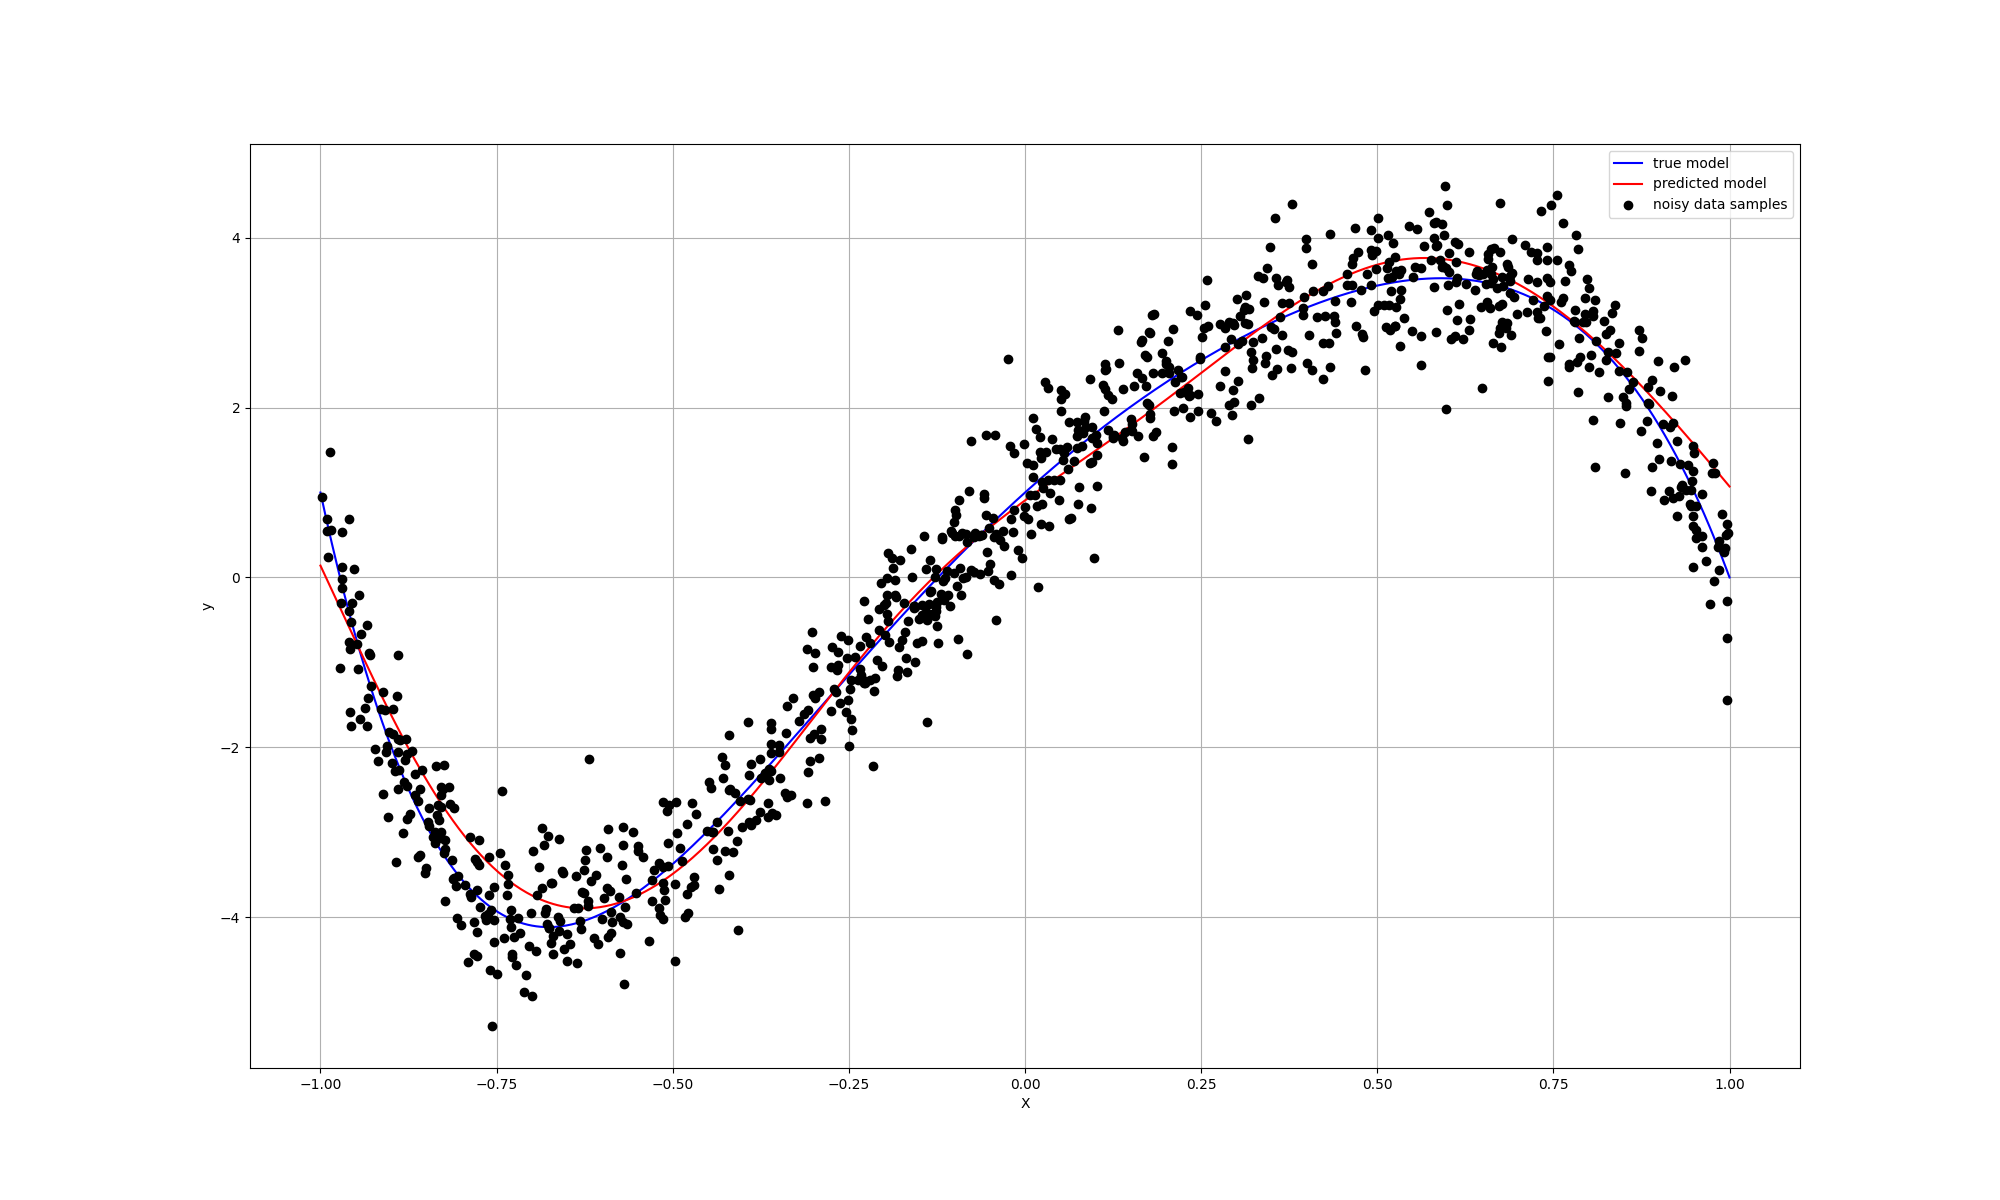

This figure's Python source:
""" This file contains functions and demonstrations
    of a toy example of a regression problem.
"""

import numpy as np
import matplotlib.pyplot as plt
import tqdm

def generate_data(f, n_samples=100, noise_std=0.1):
    """ Generate data for a regression problem.

    Args:
        f: function to generate data for.
        n_samples: number of samples to generate.
        noise_std: standard deviation of noise.

    Returns:
        X: numpy array of shape (n_samples, 1)
        y: numpy array of shape (n_samples, 1)
    """
    X = np.random.uniform(-1.0, 1.0, (n_samples, 1))
    y = f(X) + np.random.normal(0, noise_std, (n_samples, 1))
    return X, y

class L2Loss(object):
    """ L2 loss function.
    """
    def __call__(self, y_pred, y_true):
        """ Compute the loss.

        Args:
            y_pred: numpy array of shape (n_samples, 1)
            y_true: numpy array of shape (n_samples, 1)

        Returns:
            loss: float
        """
        loss = np.mean((y_pred - y_true)**2)
        return loss

class PolynomialRegression(object):
    """ Polynomial regression model.
    """
    def __init__(self, n_hidden, n_output):
        """ Initialize the MLP.

        Args:
            n_hidden: number of hidden units
            n_output: number of output units
        """
        self.n_hidden = n_hidden
        self.n_output = n_output

        # Initialize weights
        self.W1 = np.random.normal(0, 0.1, (self.n_hidden, 1))
        self.b1 = np.zeros((self.n_hidden, 1))
        self.W2 = np.random.normal(0, 0.1, (self.n_output, self.n_hidden))
        self.b2 = np.zeros((self.n_output, 1))

        # parameters for backprop
        self.cache = {}

    def forward(self, X):
        """ Forward pass.

        Args:
            X: numpy array of shape (n_samples, 1)

        Returns:
            y_pred: numpy array of shape (n_samples, 1)
        """
        # Hidden layer
        z1 = np.dot(self.W1, X) + self.b1
        a1 = np.tanh(z1)

        # Output layer
        z2 = np.dot(self.W2, a1) + self.b2
        y_pred = z2

        # store intermediate results for backprop
        self.cache['X'] = X
        self.cache['z1'] = z1
        self.cache['a1'] = a1
        self.cache['z2'] = z2

        return y_pred

    def backward(self, y_true):
        """ Backward pass.

        Args:
            y_true: numpy array of shape (n_samples, 1)

        Returns:
            grads: dictionary of gradients
        """
        # Initialize gradients
        grads = {}
        grads['dW1'] = np.zeros_like(self.W1)
        grads['db1'] = np.zeros_like(self.b1)
        grads['dW2'] = np.zeros_like(self.W2)
        grads['db2'] = np.zeros_like(self.b2)

        # Output layer gradients
        dz2 = 2 * (self.cache['z2'] - y_true)
        grads['dW2'] = np.dot(dz2, self.cache['a1'].T)
        grads['db2'] = np.sum(dz2, axis=1, keepdims=True)

        # Hidden layer gradients
        dz1 = np.dot(self.W2.T, dz2) * (1 - self.cache['a1']**2)
        grads['dW1'] = np.dot(dz1, self.cache['X'].T)
        grads['db1'] = np.sum(dz1, axis=1, keepdims=True)

        return grads

    def update_params(self, grads, learning_rate=0.01):
        """ Update the parameters.

        Args:
            grads: dictionary of gradients
            learning_rate: learning rate
        """
        self.W1 -= learning_rate * grads['dW1']
        self.b1 -= learning_rate * grads['db1']
        self.W2 -= learning_rate * grads['dW2']
        self.b2 -= learning_rate * grads['db2']

    def update_params_momentum(self, grads, learning_rate=0.01, momentum=0.9):
        """ Update the parameters with momentum.

        Args:
            grads: dictionary of gradients
            learning_rate: learning rate
            momentum: momentum
        """
        if not hasattr(self, 'v'):
            self.v = {}
            self.v = {k: grads[k] for k, v in grads.items()}

        self.v['dW1'] = momentum * self.v['dW1'] + (1 - momentum) * grads['dW1']
        self.v['db1'] = momentum * self.v['db1'] + (1 - momentum) * grads['db1']
        self.v['dW2'] = momentum * self.v['dW2'] + (1 - momentum) * grads['dW2']
        self.v['db2'] = momentum * self.v['db2'] + (1 - momentum) * grads['db2']

        self.W1 -= learning_rate * self.v['dW1']
        self.b1 -= learning_rate * self.v['db1']
        self.W2 -= learning_rate * self.v['dW2']
        self.b2 -= learning_rate * self.v['db2']

    def fit(self, X, y, n_epochs=100, learning_rate=0.01,
            batch_size=1, verbose=False):
        """ Fit the model.

        Args:
            X: numpy array of shape (n_samples, 1)
            y: numpy array of shape (n_samples, 1)
            n_epochs: number of epochs
            learning_rate: learning rate
            batch_size: batch size
            verbose: verbosity
        """
        # Initialize loss
        loss = 0.0

        # Initialize number of batches
        n_batches = int(np.ceil(X.shape[0] / batch_size))

        # Loop over epochs
        pbar = tqdm.tqdm(range(n_epochs))
        for epoch in pbar:
            for i in range(n_batches):
                # Get batch
                batch_start = i * batch_size
                batch_end = batch_start + batch_size

                # Get batch data
                X_batch = X[batch_start:batch_end].T
                y_batch = y[batch_start:batch_end].T

                # Forward pass
                y_pred = self.forward(X_batch)

                # Compute loss
                loss = L2Loss()(y_pred, y_batch)

                # Backward pass
                grads = self.backward(y_batch)

                # Update parameters
                self.update_params_momentum(grads, learning_rate)

            # Print loss
            if verbose:
                pbar.set_description('Epoch %3d: loss = %.6f' % (epoch + 1, loss))

def train_model():
    """ Train the model.
    """
    # generate data
    n_samples = 1000
    coeffs = [1.0, 7.5, -5.0, -1.0, 4.5, -7.0]
    # polynomial function
    f = lambda x: sum(coeffs[i] * x**i for i in range(len(coeffs)))
    X, y = generate_data(f, noise_std=0.5, n_samples=n_samples)
    
    # train model
    model = PolynomialRegression(n_hidden=10, n_output=1)
    model.fit(X, y, n_epochs=50, learning_rate=0.007, batch_size=2, verbose=True)
    
    # plot model
    plt.figure(figsize=(20, 12))
    x_plot = np.linspace(-1.0, 1.0, n_samples)
    y_plot = f(x_plot)
    y_pred = [model.forward(x.reshape(-1, 1)) for x in x_plot]
    y_pred = np.array(y_pred).reshape(-1, 1)
    plt.plot(x_plot, y_plot, 'b-', linewidth=4)
    plt.plot(x_plot, y_pred, 'r-', linewidth=4)
    plt.plot(X, y, 'ko')
    plt.legend(['true model', 'predicted model', 'noisy data samples'], fontsize=20)
    plt.xlabel('X')
    plt.ylabel('y')
    plt.grid()
    plt.savefig('polynomial_regression.png')
    plt.show()

if __name__ == '__main__':
    # set random seed
    np.random.seed(25)
    train_model()